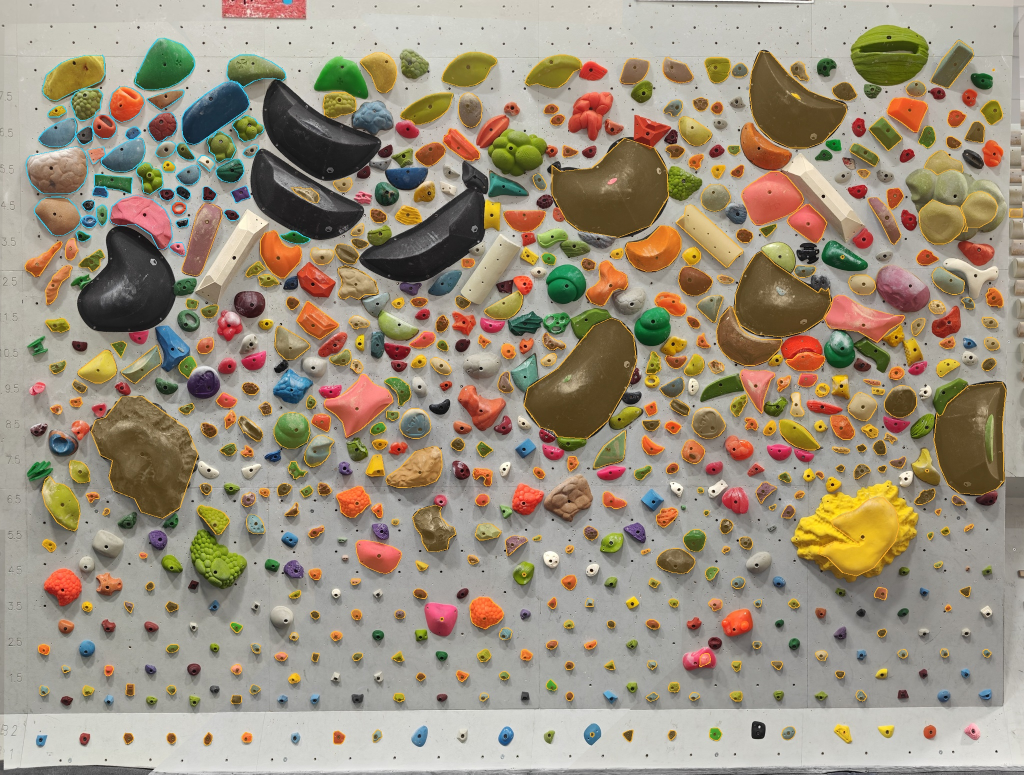
#> input picture artifacts/sam2-full-wall-suggestions.jpg, 2048 x 1549 px (shown at 1/2 size)
$ python detect_holds.py ../artifacts/sam2-full-wall-suggestions.jpg out.png
#> lines starting #> are read from the running program, lines starting #| are printed output that depends on the picture; after the words box and inside, x2 and y2 are one past the last pixel; in counts of white or black regions, pixels touching at a corner belong together
#!/usr/bin/env python3
"""Bootstrap polygon hold candidates from the canonical wall image.

This is intentionally a starting point, not ground truth. The output is meant to be
cleaned in the wall-editor UI. Polygons are normalized to [0, 1] coordinates and
capped at 16 vertices so they remain lightweight for SVG rendering.
"""

from __future__ import annotations

import argparse
import json
from pathlib import Path

import cv2
import numpy as np


def simplify_contour(contour: np.ndarray, max_vertices: int = 16) -> np.ndarray:
    perimeter = cv2.arcLength(contour, True)
    epsilon = max(1e-6, 0.008 * perimeter)
    approx = cv2.approxPolyDP(contour, epsilon, True)
    while len(approx) > max_vertices and epsilon < 0.08 * perimeter:
        epsilon *= 1.25
        approx = cv2.approxPolyDP(contour, epsilon, True)
    return approx


def main() -> None:
    parser = argparse.ArgumentParser()
    parser.add_argument("image", type=Path)
    parser.add_argument("output", type=Path)
    parser.add_argument("--scale", type=float, default=0.25)
    parser.add_argument("--max-vertices", type=int, default=16)
    args = parser.parse_args()

    image = cv2.imread(str(args.image))
#> image is the input picture: shape (1549, 2048, 3); mean B, G, R 125.3, 144.4, 156.2
    if image is None:
        raise SystemExit(f"Could not read image: {args.image}")

    image_h, image_w = image.shape[:2]
#> image_h = 1549; image_w = 2048
    small = cv2.resize(
        image,
        (0, 0),
        fx=args.scale,
        fy=args.scale,
        interpolation=cv2.INTER_AREA,
    )

    lab = cv2.cvtColor(small, cv2.COLOR_BGR2LAB).astype(np.float32)
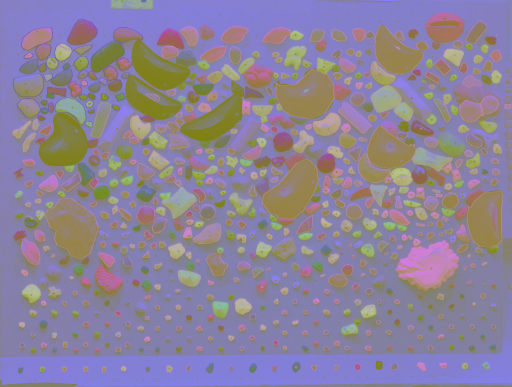
#> lab: shape (387, 512, 3) float32; mean B, G, R 154.1, 130.3, 140.2
    lightness, a, b = cv2.split(lab)
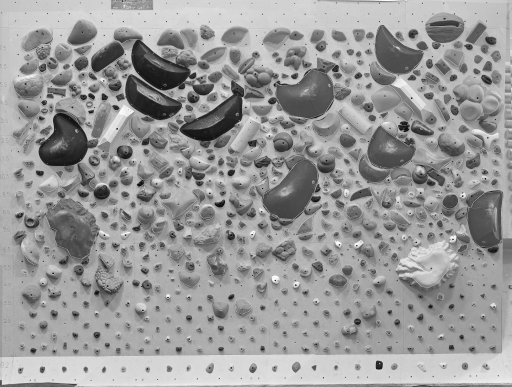
#> lightness: shape (387, 512) float32; min 8, max 254, mean 154.1
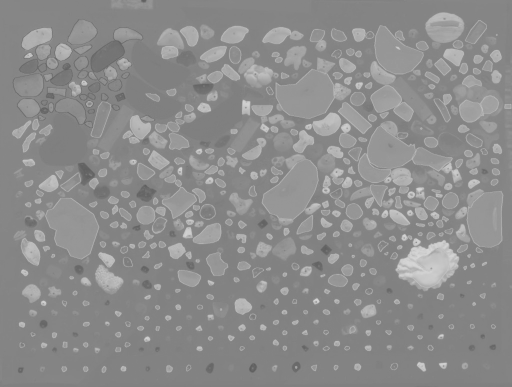
#> b: shape (387, 512) float32; min 94, max 215, mean 140.2
    chroma = np.sqrt((a - 128) ** 2 + (b - 128) ** 2)
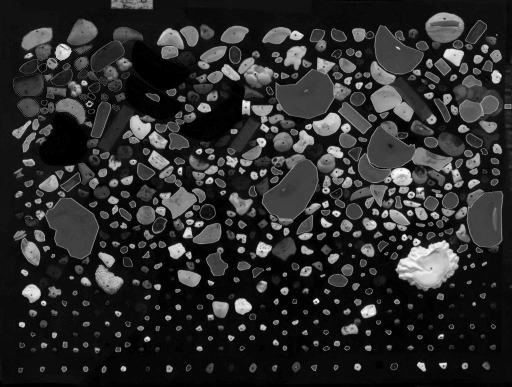
#> chroma: shape (387, 512) float32; min 0, max 88.09, mean 15.2; drawn with min black and max white

    # The Stoneham wall is a warm, low-chroma gray. Colored holds separate well by
    # chroma; black volumes / dark holds separate by lightness.
    mask = ((chroma > 18) | (lightness < 115)).astype(np.uint8) * 255
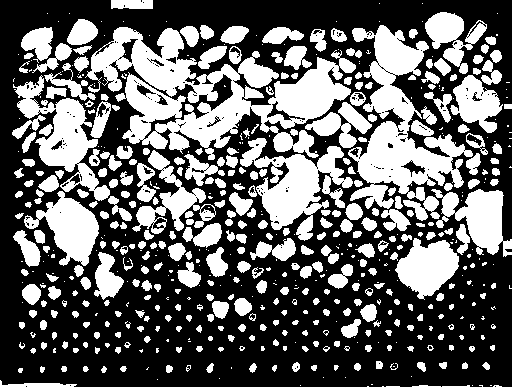
#> mask: shape (387, 512); 39% white; 594 white regions (247 under 20 px), largest, box (x1, y1, x2, y2) and area: (85, 27, 356, 160) 15003, (348, 25, 473, 221) 9208, (240, 138, 353, 241) 4575
    mask = cv2.morphologyEx(mask, cv2.MORPH_OPEN, np.ones((2, 2), np.uint8))
#> mask: shape (387, 512); 38% white; 444 white regions (91 under 20 px), largest, box (x1, y1, x2, y2) and area: (88, 28, 357, 161) 13866, (349, 26, 474, 200) 7769, (255, 147, 354, 241) 4175

    count, labels, stats, centroids = cv2.connectedComponentsWithStats(mask, 8)
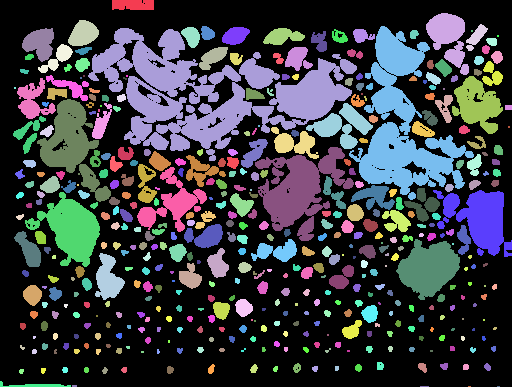
#> labels: shape (387, 512) int32; 445 distinct labels, from 0 to 444; one colour per label, 0 black
#> count = 445; stats = 445 rows, first 6: [0, 0, 512, 387, 122796], [112, 0, 42, 10, 402], [426, 13, 43, 62, 1387], [68, 20, 31, 26, 571], [466, 24, 22, 27, 254], [181, 27, 19, 21, 268]; centroids = 445 pairs, first value 14.5 to 508.5, second value 4.39 to 386
    candidates: list[dict] = []

    for component_id in range(1, count):
        area = int(stats[component_id, cv2.CC_STAT_AREA])
        x = int(stats[component_id, cv2.CC_STAT_LEFT])
        y = int(stats[component_id, cv2.CC_STAT_TOP])
        width = int(stats[component_id, cv2.CC_STAT_WIDTH])
        height = int(stats[component_id, cv2.CC_STAT_HEIGHT])

        # Tuned only to suppress obvious speckles, panel seams and signage.
        if area < 65:
            continue
        if y < 55 and area > 800:
            continue
        if width > small.shape[1] * 0.45 and height < 40:
            continue
        if height > small.shape[0] * 0.35 and width < 18:
            continue
        if max(width / max(1, height), height / max(1, width)) > 12 and area < 2500:
            continue

        component = (labels == component_id).astype(np.uint8) * 255
        contours, _ = cv2.findContours(component, cv2.RETR_EXTERNAL, cv2.CHAIN_APPROX_SIMPLE)
        if not contours:
            continue
        contour = max(contours, key=cv2.contourArea)
        if cv2.contourArea(contour) < 45:
            continue

        polygon = simplify_contour(contour, args.max_vertices)
        if len(polygon) < 3:
            continue

        points = []
        for px, py in polygon[:, 0, :]:
            full_x = float(px / args.scale)
            full_y = float(py / args.scale)
            points.append([round(full_x / image_w, 5), round(full_y / image_h, 5)])

        cx = float(centroids[component_id][0] / args.scale)
        cy = float(centroids[component_id][1] / args.scale)
        full_area = area / (args.scale * args.scale)
        kind = "volume" if full_area > 250_000 else "macro" if full_area > 50_000 else "hold"

        candidates.append(
            {
                "id": "",
                "center": [round(cx / image_w, 5), round(cy / image_h, 5)],
                "polygon": points,
                "kind": kind,
                "source": "auto-v1",
            }
        )
#> this loop made 444 passes
#> (area, x, y, width, height, perimeter in simplify_contour, cx) on passes 1, 3, 4: (402, 112, 0, 42, 10, 111.3, 531), (571, 68, 20, 31, 26, 90.67, 331.9), (254, 466, 24, 22, 27, 86.57, 1903.6)
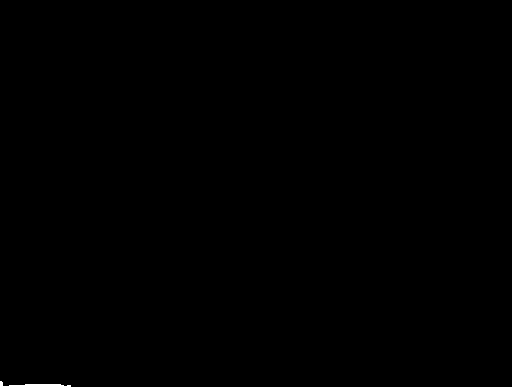
#> component: shape (387, 512); 0.09% white; 1 white region, box (x1, y1, x2, y2) and area: (0, 381, 71, 387) 180
#> after the loop, candidates = 109 items

    candidates.sort(key=lambda hold: (hold["center"][1], hold["center"][0]))
    for index, hold in enumerate(candidates, 1):
        hold["id"] = f"auto-{index:03d}"
#> this loop made 109 passes

    payload = {
        "wallId": "stoneham-spraywall-v1",
        "imageWidth": image_w,
        "imageHeight": image_h,
        "maxPolygonVertices": args.max_vertices,
        "candidateCount": len(candidates),
        "holds": candidates,
    }
    args.output.parent.mkdir(parents=True, exist_ok=True)
    args.output.write_text(json.dumps(payload, separators=(",", ":")))
    print(f"wrote {len(candidates)} candidates -> {args.output}")
#| wrote 109 candidates -> out.png


if __name__ == "__main__":
    main()

$ run again, on artifacts/sam2-top-left-overlay.jpg
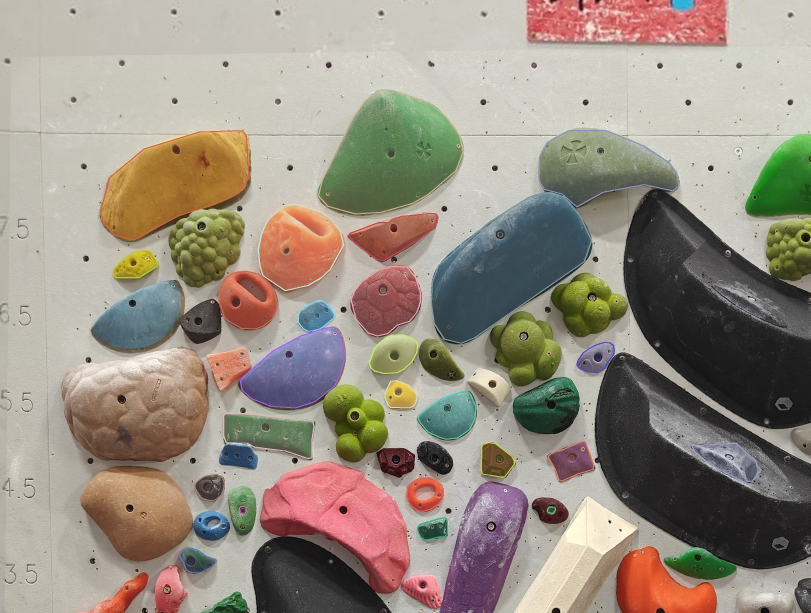
#> input picture artifacts/sam2-top-left-overlay.jpg, 2431 x 1838 px (shown at 1/3 size)
#> in main, image is the input picture: shape (1838, 2431, 3); mean B, G, R 130.2, 142.6, 152.5
#> in main, `mask = ((chroma > 18) | (lightness < 115)).astype(np.uint8) * 255`:
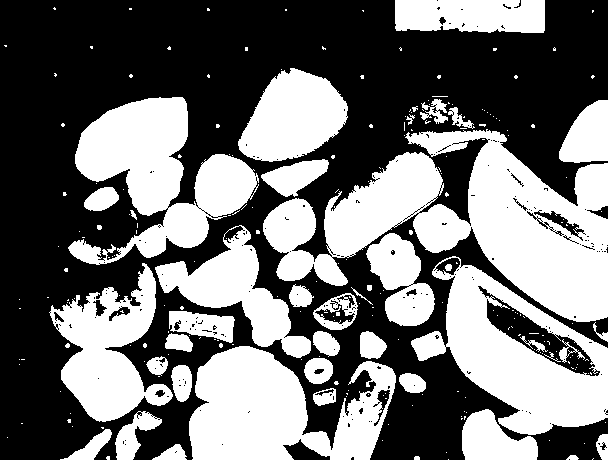
#> mask: shape (460, 608); 44.5% white; 242 white regions (199 under 20 px), largest, box (x1, y1, x2, y2) and area: (263, 129, 608, 322) 30473, (68, 97, 259, 265) 15254, (411, 256, 608, 435) 15198
#> in main, `count, labels, stats, centroids = cv2.connectedComponentsWithStats(mas..`:
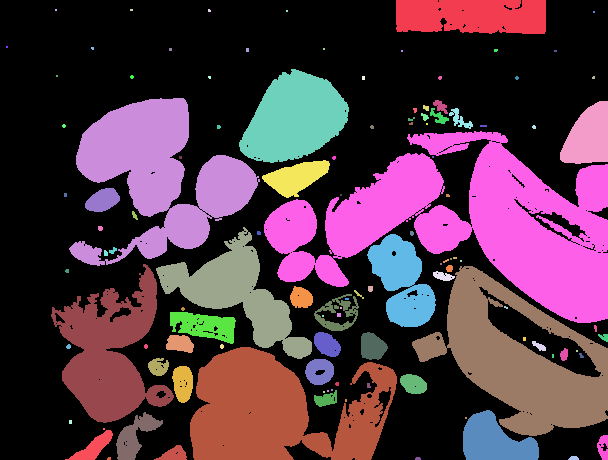
#> labels: shape (460, 608) int32; 114 distinct labels, from 0 to 113; one colour per label, 0 black
#> count = 114; stats = 114 rows, first 6: [0, 0, 608, 460, 156962], [396, 0, 150, 34, 4728], [55, 9, 2, 2, 4], [130, 9, 3, 2, 6], [208, 9, 3, 3, 8], [286, 10, 2, 2, 4]; centroids = 114 pairs, first value 6.5 to 603.7, second value 9.5 to 458.1
#> the loop in main, `for component_id in range(1, count):` made 113 passes
#> (area, x, y, width, height, perimeter in simplify_contour, cx) on passes 15, 23, 24, 25, 28, 29, 39, 43: (6888, 239, 69, 110, 94, 355.8, 1176.1), (15114, 69, 98, 191, 168, 1119.1, 637.5), (109, 433, 100, 15, 14, 51.8, 1760.6), (2198, 560, 101, 48, 63, 194.6, 2351.8), (129, 430, 108, 19, 16, 73.7, 1754.1), (189, 449, 108, 24, 21, 114.1, 1837.4), (30098, 264, 131, 344, 192, 1977.2, 1869.4), (1437, 262, 160, 68, 38, 177.9, 1183.1)
#> after the loop in main, `for component_id in range(1, count):`: candidates = 33 items
#> the loop in main, `for index, hold in enumerate(candidates, 1):` made 33 passes
#| wrote 33 candidates -> out.png
